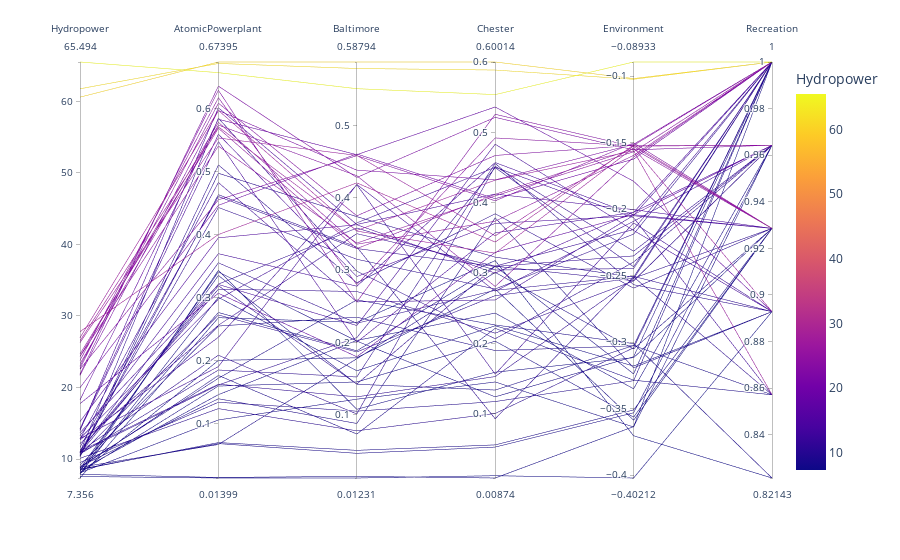

The code cell stored with this chart in its notebook:
### Code cell
# https://plotly.com/python/plotly-express/
# https://plotly.com/python/parallel-categories-diagram/
dfl = []
for i in soll:
    dfl.append(tuple(i))
df = pd.DataFrame(dfl, columns=['Hydropower', 'AtomicPowerplant', 'Baltimore', 'Chester', 'Environment', 'Recreation'])
# df['Environment'] = df['Environment'] * -1
df = df * -1
colors = []
for i in range(len(df)):
    colors.append(i)
# df['solutions'] = colors
fig = px.parallel_coordinates(df, color="Hydropower")
fig.show()
